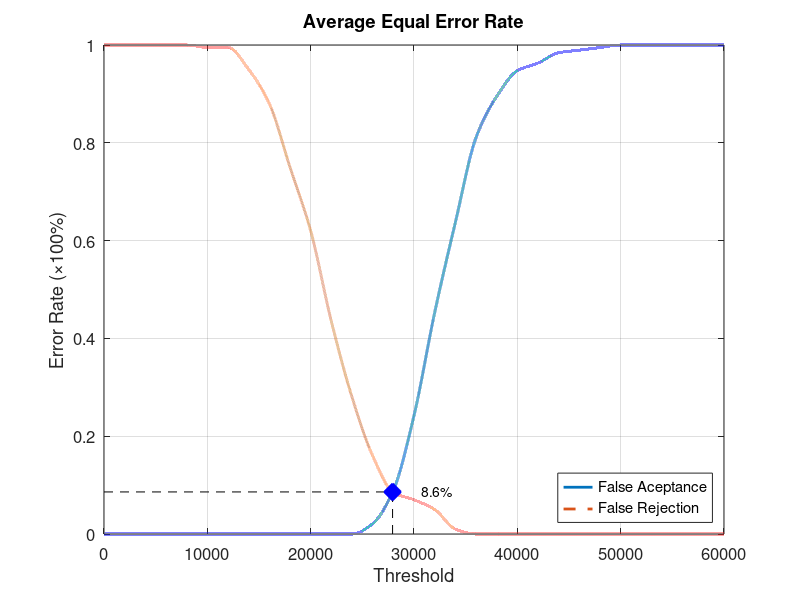
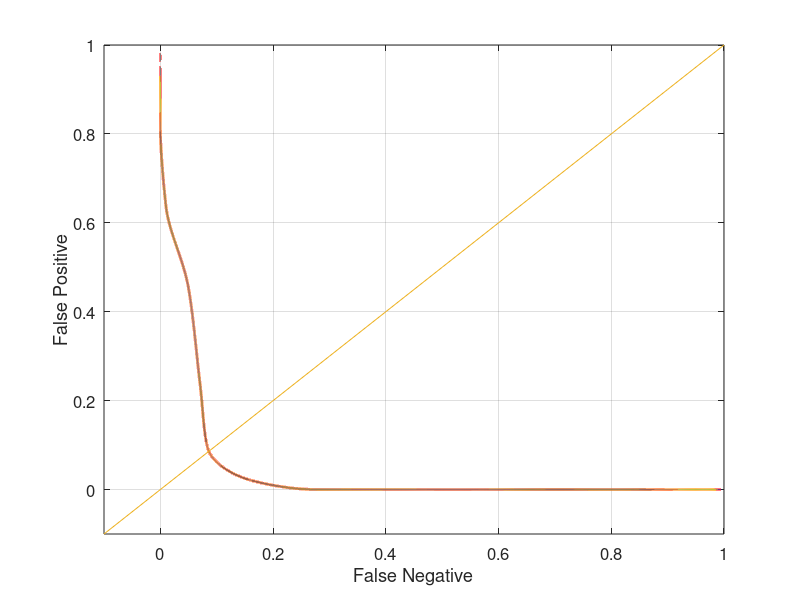

These charts were generated, in order, by the following MATLAB code:
function yEER = Database2_3
close all;
clear;
clc;
x = 0:2000:60000;
xq = 0:0.5:60000;

y0 = [0 0 0 0 0 0 0 0 0 0 0 0 0 0.0210526 0.0894737 0.242105 0.452632 0.636842 0.810526 0.894737 0.947368 0.963158 0.984211 0.989474 0.994737 1 1 1 1 1 1];
yy0 = interp1(x, y0, xq, 'pchip');
y1 = [1 1 1 1 1 0.995 0.995 0.95 0.88 0.75 0.62 0.435 0.28 0.16 0.085 0.07 0.05 0.01 0 0 0 0 0 0 0 0 0 0 0 0 0];
yy1 = interp1(x, y1, xq, 'pchip');

% Calculating EER: 
y2 = abs(y0 - y1);
find(y2 == min(y2))
yy2 = abs(yy0 - yy1);
xEER = find(yy2 == min(yy2));
xEERIndex = xq(xEER) % X-axis EER
yEER = yy0(xEER) % Y-axis EER

main = figure
plot(xq, yy0,'-','LineWidth', 2);	hold on
plot(xq, yy1,'--','LineWidth', 2);	hold on
plot([xEERIndex xEERIndex], [0 yEER], 'k--');	hold on
plot([0 xEERIndex], [yEER yEER], 'k--');	hold on
plot(xEERIndex, yEER, 'bx', 'LineWidth', 10);	hold on
text(xEERIndex + 10 * xEERIndex / 100, yEER, [num2str(round((10000 * yEER)) / 100) '%'])
legend('False Aceptance', 'False Rejection', 'Location', 'SouthEast')
xlabel('Threshold')
ylabel('Error Rate (\times100%)')
title('Average Equal Error Rate')
set(gca, 'FontSize', 12)
axis([0 60000 0 1])
grid on

print(main, 'Database2_3Main', '-dpng');
FNRxFPR = figure('Color', [1 1 1]);
plot(yy1, yy0, '-', yy1, yy0, 'LineWidth', 2);
hold on
y = -0.1:0.1:1
plot(y, y); 
set(gca, 'FontSize', 12)
xlabel('False Negative')
ylabel('False Positive')
axis([-0.1 1 -0.1 1])
set(gca, 'FontSize', 12)
grid on

print(FNRxFPR, 'Database2_3FNRxFPR','-dpng');
end
